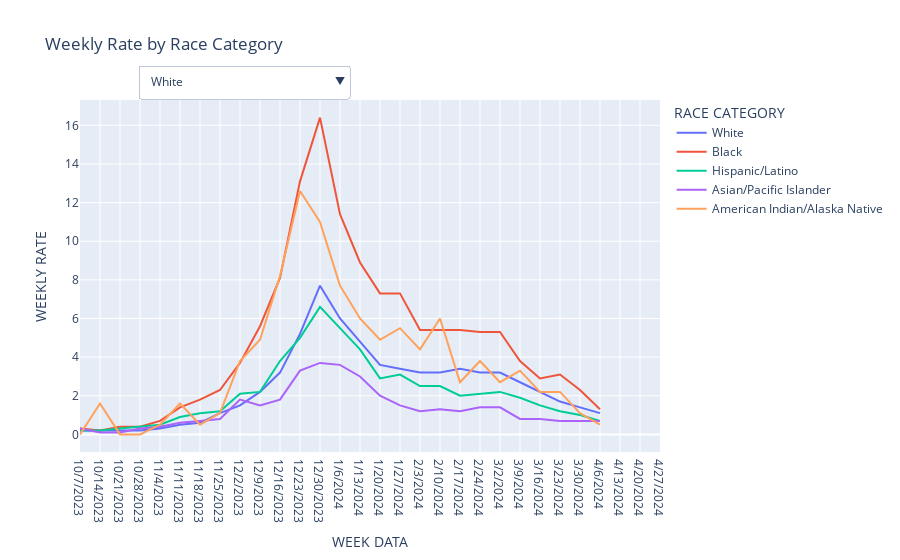

The cell this chart's notebook holds for it:
### Code cell
# Get unique race categories
race_categories = racedf['RACE CATEGORY'].unique()

# Create dropdown menu options
buttons = []
for race in race_categories:
    visibility = [True if r == race else False for r in racedf['RACE CATEGORY']]
    buttons.append(
        dict(
            label=race,
            method="update",
            args=[{"visible": visibility}, {"title": f"Weekly Rate by {race}"}]
        )
    )

# Add "All Races" option
buttons.append(
    dict(
        label="All Races",
        method="update",
        args=[{"visible": [True] * len(racedf)}, {"title": "Weekly Rate by Race Category"}]
    )
)

# Create interactive plot using Plotly Express
fig = px.line(racedf, x='WEEK DATA', y='WEEKLY RATE', color='RACE CATEGORY', title='Weekly Rate by Race Category')

# Add dropdown menu for filtering by race category
fig.update_layout(
    updatemenus=[
        dict(
            buttons=buttons,
            direction="down",
            showactive=True,
            x=0.1,
            xanchor="left",
            y=1.1,
            yanchor="top"
        ),
    ]
)

# Show the figure
fig.show()
fig.write_html("interactive_race_plot.html")

### Figure 1 — Plotly figure (JSON) as saved in the notebook; plotly's stock layout.template omitted (floating-point values rounded to 4 significant figures; data arrays with more than 128 entries replaced by an {"elided": "..."} marker saying what was removed)
{"data": [{"hovertemplate": "RACE CATEGORY=White<br>WEEK DATA=%{x}<br>WEEKLY RATE=%{y}<extra></extra>", "legendgroup": "White", "line": {"color": "#636efa", "dash": "solid"}, "marker": {"symbol": "circle"}, "mode": "lines", "name": "White", "orientation": "v", "showlegend": true, "type": "scatter", "x": ["10/7/2023", "10/14/2023", "10/21/2023", "10/28/2023", "11/4/2023", "11/11/2023", "11/18/2023", "11/25/2023", "12/2/2023", "12/9/2023", "12/16/2023", "12/23/2023", "12/30/2023", "1/6/2024", "1/13/2024", "1/20/2024", "1/27/2024", "2/3/2024", "2/10/2024", "2/17/2024", "2/24/2024", "3/2/2024", "3/9/2024", "3/16/2024", "3/23/2024", "3/30/2024", "4/6/2024", "4/13/2024", "4/20/2024", "4/27/2024"], "xaxis": "x", "y": [0.2, 0.2, 0.2, 0.2, 0.3, 0.5, 0.6, 1.1, 1.5, 2.2, 3.2, 5.2, 7.7, 6, 4.8, 3.6, 3.4, 3.2, 3.2, 3.4, 3.2, 3.2, 2.7, 2.2, 1.7, 1.4, 1.1, null, null, null], "yaxis": "y"}, {"hovertemplate": "RACE CATEGORY=Black<br>WEEK DATA=%{x}<br>WEEKLY RATE=%{y}<extra></extra>", "legendgroup": "Black", "line": {"color": "#EF553B", "dash": "solid"}, "marker": {"symbol": "circle"}, "mode": "lines", "name": "Black", "orientation": "v", "showlegend": true, "type": "scatter", "x": ["10/7/2023", "10/14/2023", "10/21/2023", "10/28/2023", "11/4/2023", "11/11/2023", "11/18/2023", "11/25/2023", "12/2/2023", "12/9/2023", "12/16/2023", "12/23/2023", "12/30/2023", "1/6/2024", "1/13/2024", "1/20/2024", "1/27/2024", "2/3/2024", "2/10/2024", "2/17/2024", "2/24/2024", "3/2/2024", "3/9/2024", "3/16/2024", "3/23/2024", "3/30/2024", "4/6/2024", "4/13/2024", "4/20/2024", "4/27/2024"], "xaxis": "x", "y": [0.3, 0.2, 0.4, 0.4, 0.7, 1.4, 1.8, 2.3, 3.7, 5.6, 8.1, 13.1, 16.4, 11.4, 8.9, 7.3, 7.3, 5.4, 5.4, 5.4, 5.3, 5.3, 3.8, 2.9, 3.1, 2.3, 1.3, null, null, null], "yaxis": "y"}, {"hovertemplate": "RACE CATEGORY=Hispanic/Latino<br>WEEK DATA=%{x}<br>WEEKLY RATE=%{y}<extra></extra>", "legendgroup": "Hispanic/Latino", "line": {"color": "#00cc96", "dash": "solid"}, "marker": {"symbol": "circle"}, "mode": "lines", "name": "Hispanic/Latino", "orientation": "v", "showlegend": true, "type": "scatter", "x": ["10/7/2023", "10/14/2023", "10/21/2023", "10/28/2023", "11/4/2023", "11/11/2023", "11/18/2023", "11/25/2023", "12/2/2023", "12/9/2023", "12/16/2023", "12/23/2023", "12/30/2023", "1/6/2024", "1/13/2024", "1/20/2024", "1/27/2024", "2/3/2024", "2/10/2024", "2/17/2024", "2/24/2024", "3/2/2024", "3/9/2024", "3/16/2024", "3/23/2024", "3/30/2024", "4/6/2024", "4/13/2024", "4/20/2024", "4/27/2024"], "xaxis": "x", "y": [0.2, 0.2, 0.3, 0.4, 0.5, 0.9, 1.1, 1.2, 2.1, 2.2, 3.8, 5, 6.6, 5.5, 4.4, 2.9, 3.1, 2.5, 2.5, 2, 2.1, 2.2, 1.9, 1.5, 1.2, 1, 0.7, null, null, null], "yaxis": "y"}, {"hovertemplate": "RACE CATEGORY=Asian/Pacific Islander<br>WEEK DATA=%{x}<br>WEEKLY RATE=%{y}<extra></extra>", "legendgroup": "Asian/Pacific Islander", "line": {"color": "#ab63fa", "dash": "solid"}, "marker": {"symbol": "circle"}, "mode": "lines", "name": "Asian/Pacific Islander", "orientation": "v", "showlegend": true, "type": "scatter", "x": ["10/7/2023", "10/14/2023", "10/21/2023", "10/28/2023", "11/4/2023", "11/11/2023", "11/18/2023", "11/25/2023", "12/2/2023", "12/9/2023", "12/16/2023", "12/23/2023", "12/30/2023", "1/6/2024", "1/13/2024", "1/20/2024", "1/27/2024", "2/3/2024", "2/10/2024", "2/17/2024", "2/24/2024", "3/2/2024", "3/9/2024", "3/16/2024", "3/23/2024", "3/30/2024", "4/6/2024", "4/13/2024", "4/20/2024", "4/27/2024"], "xaxis": "x", "y": [0.3, 0.1, 0.1, 0.3, 0.4, 0.6, 0.7, 0.8, 1.8, 1.5, 1.8, 3.3, 3.7, 3.6, 3, 2, 1.5, 1.2, 1.3, 1.2, 1.4, 1.4, 0.8, 0.8, 0.7, 0.7, 0.7, null, null, null], "yaxis": "y"}, {"hovertemplate": "RACE CATEGORY=American Indian/Alaska Native<br>WEEK DATA=%{x}<br>WEEKLY RATE=%{y}<extra></extra>", "legendgroup": "American Indian/Alaska Native", "line": {"color": "#FFA15A", "dash": "solid"}, "marker": {"symbol": "circle"}, "mode": "lines", "name": "American Indian/Alaska Native", "orientation": "v", "showlegend": true, "type": "scatter", "x": ["10/7/2023", "10/14/2023", "10/21/2023", "10/28/2023", "11/4/2023", "11/11/2023", "11/18/2023", "11/25/2023", "12/2/2023", "12/9/2023", "12/16/2023", "12/23/2023", "12/30/2023", "1/6/2024", "1/13/2024", "1/20/2024", "1/27/2024", "2/3/2024", "2/10/2024", "2/17/2024", "2/24/2024", "3/2/2024", "3/9/2024", "3/16/2024", "3/23/2024", "3/30/2024", "4/6/2024", "4/13/2024", "4/20/2024", "4/27/2024"], "xaxis": "x", "y": [0, 1.6, 0, 0, 0.5, 1.6, 0.5, 1.1, 3.8, 4.9, 8.2, 12.6, 11, 7.7, 6, 4.9, 5.5, 4.4, 6, 2.7, 3.8, 2.7, 3.3, 2.2, 2.2, 1.1, 0.5, null, null, null], "yaxis": "y"}], "layout": {"legend": {"title": {"text": "RACE CATEGORY"}, "tracegroupgap": 0}, "title": {"text": "Weekly Rate by Race Category"}, "updatemenus": [{"buttons": [{"args": [{"visible": {"elided": "150 bool values"}}, {"title": "Weekly Rate by White"}], "label": "White", "method": "update"}, {"args": [{"visible": {"elided": "150 bool values"}}, {"title": "Weekly Rate by Black"}], "label": "Black", "method": "update"}, {"args": [{"visible": {"elided": "150 bool values"}}, {"title": "Weekly Rate by Hispanic/Latino"}], "label": "Hispanic/Latino", "method": "update"}, {"args": [{"visible": {"elided": "150 bool values"}}, {"title": "Weekly Rate by Asian/Pacific Islander"}], "label": "Asian/Pacific Islander", "method": "update"}, {"args": [{"visible": {"elided": "150 bool values"}}, {"title": "Weekly Rate by American Indian/Alaska Native"}], "label": "American Indian/Alaska Native", "method": "update"}, {"args": [{"visible": {"elided": "150 bool values"}}, {"title": "Weekly Rate by Race Category"}], "label": "All Races", "method": "update"}], "direction": "down", "showactive": true, "x": 0.1, "xanchor": "left", "y": 1.1, "yanchor": "top"}], "xaxis": {"anchor": "y", "domain": [0, 1], "title": {"text": "WEEK DATA"}}, "yaxis": {"anchor": "x", "domain": [0, 1], "title": {"text": "WEEKLY RATE"}}}}
